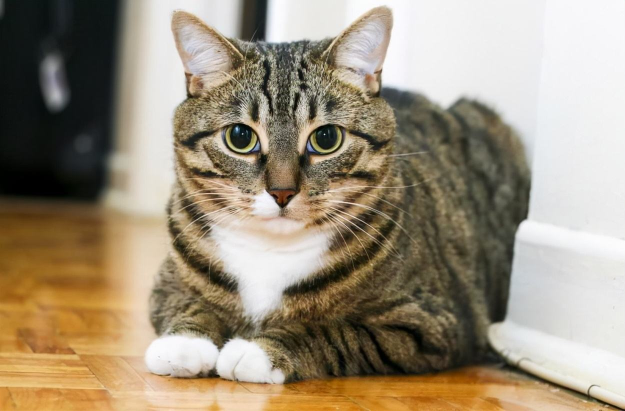
#> input picture lihuacat.jpeg, 1250 x 822 px, found by its file name (shown at 1/2 size)
$ python '2.7图像的融合.py'
#> lines starting #> are read from the running program, lines starting #| are printed output that depends on the picture
# @Time: 2022/12/25 19:58
# @File: 2.7图像的融合.py
import cv2
import numpy as np
lihuacat = cv2.imread(r'D:\xzc\python\opencv\lihuacat.jpeg')
#> lihuacat is the input picture: shape (822, 1250, 3); mean B, G, R 123.1, 143.7, 156.4
luojicat = cv2.imread(r'D:\xzc\python\opencv\luojicat.jpeg')
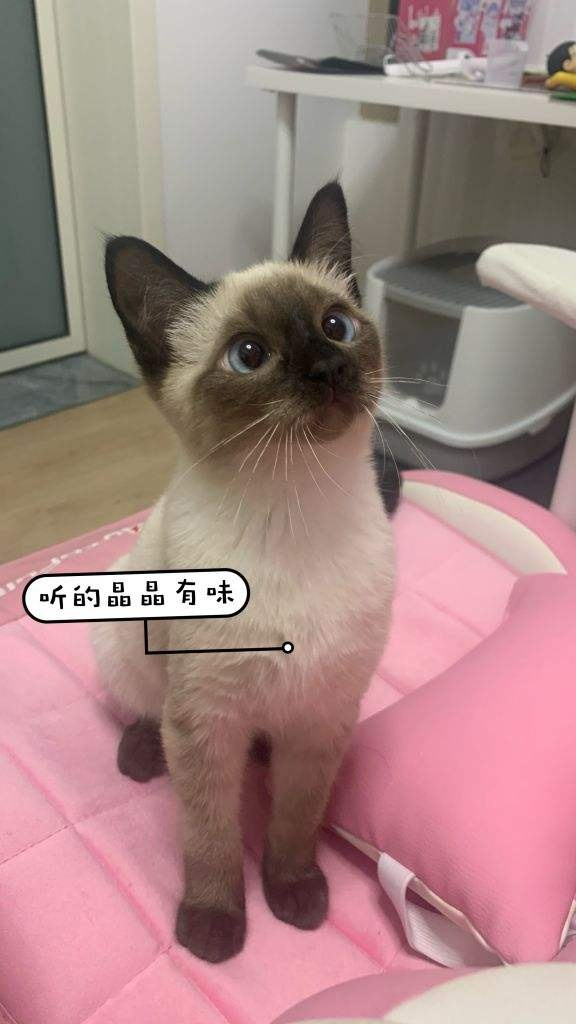
#> input picture luojicat.jpeg, 576 x 1024 px, found by its file name
#> luojicat is the input picture: shape (1024, 576, 3); mean B, G, R 131.9, 133.2, 164.9
new_lihuacat = lihuacat[0:320,0:320]
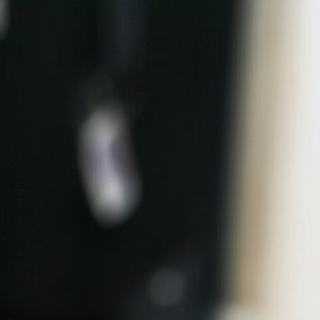
#> new_lihuacat: shape (320, 320, 3); mean B, G, R 67.4, 70.7, 68.7
new_luojicat = luojicat[0:320,0:320]
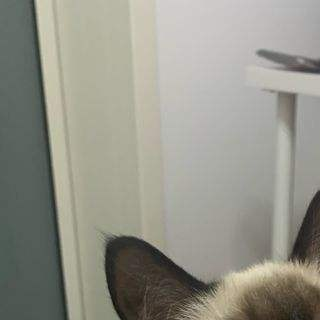
#> new_luojicat: shape (320, 320, 3); mean B, G, R 137.2, 147.4, 148.2
#融合是按，图片一比重*图片一 + 图片二比例*图片二 + 偏执（调整图片明暗）
ronghe  = cv2.addWeighted(new_lihuacat,0.7,new_luojicat,0.3,10)
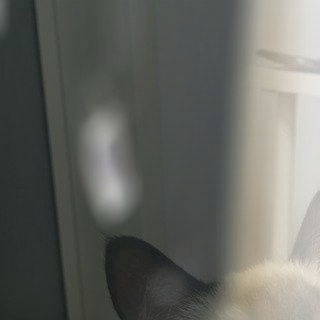
#> ronghe: shape (320, 320, 3); mean B, G, R 98.3, 103.7, 102.6
cv2.imshow('img',ronghe)
cv2.waitKey(0)
cv2.destroyAllWindows()
